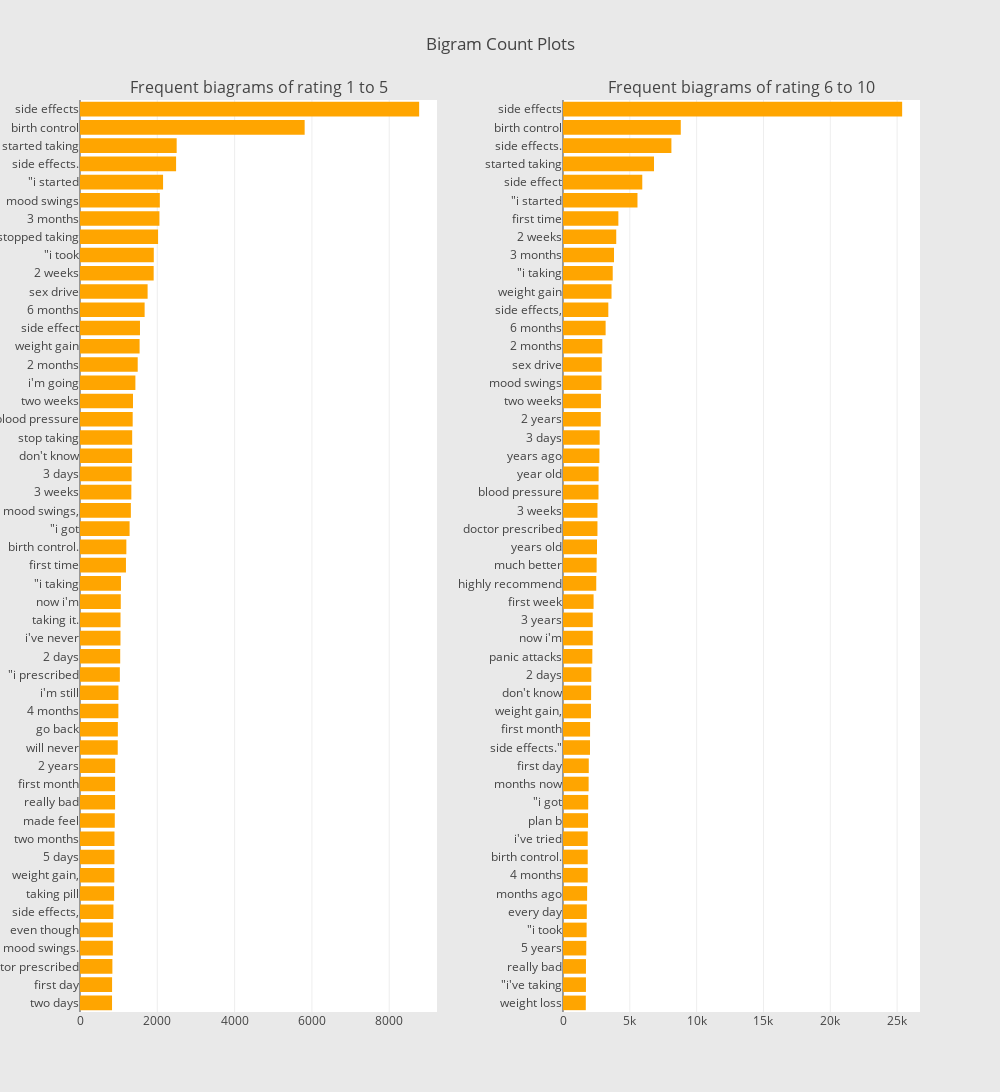

Source (notebook cell):
### Markdown cell above
When you use 1-gram, you can see that the top 5 words have the same contents, although the order of left (negative) and right (positive) are different. This means when we analyze the text with a single corpus, it does not classify the emotion well. So, we will expand the corpus.

### Code cell
freq_dict = defaultdict(int)
for sent in df_all_1_5["review"]:
    for word in generate_ngrams(sent,2):
        freq_dict[word] += 1
fd_sorted = pd.DataFrame(sorted(freq_dict.items(), key=lambda x: x[1])[::-1])
fd_sorted.columns = ["word", "wordcount"]
trace1 = horizontal_bar_chart(fd_sorted.head(50), 'orange')

freq_dict = defaultdict(int)
for sent in df_all_6_10["review"]:
    for word in generate_ngrams(sent,2):
        freq_dict[word] += 1
fd_sorted = pd.DataFrame(sorted(freq_dict.items(), key=lambda x: x[1])[::-1])
fd_sorted.columns = ["word", "wordcount"]
trace2 = horizontal_bar_chart(fd_sorted.head(50), 'orange')

# Creating two subplots
fig = tools.make_subplots(rows=1, cols=2, vertical_spacing=0.04,horizontal_spacing=0.15,
                          subplot_titles=["Frequent biagrams of rating 1 to 5", 
                                          "Frequent biagrams of rating 6 to 10"])
fig.append_trace(trace1, 1, 1)
fig.append_trace(trace2, 1, 2)
fig['layout'].update(height=1200, width=1000, paper_bgcolor='rgb(233,233,233)', title="Bigram Count Plots")
py.iplot(fig, filename='word-plots')

### Figure 1 — Plotly figure (JSON) as saved in the notebook; plotly's stock layout.template omitted (floating-point values rounded to 4 significant figures)
{"data": [{"marker": {"color": "orange"}, "orientation": "h", "showlegend": false, "type": "bar", "uid": "e84656b2-5e5c-11ed-997b-75c9bcd0e771", "x": [829, 830, 838, 849, 850, 865, 883, 888, 891, 892, 900, 908, 908, 910, 976, 979, 993, 995, 1031, 1040, 1047, 1048, 1055, 1060, 1189, 1199, 1283, 1316, 1328, 1336, 1348, 1350, 1363, 1371, 1433, 1493, 1542, 1552, 1672, 1749, 1906, 1909, 2020, 2055, 2065, 2149, 2486, 2501, 5812, 8774], "xaxis": "x", "y": ["two days", "first day", "doctor prescribed", "mood swings.", "even though", "side effects,", "taking pill", "weight gain,", "5 days", "two months", "made feel", "really bad", "first month", "2 years", "will never", "go back", "4 months", "i&#039;m still", "\"i prescribed", "2 days", "i&#039;ve never", "taking it.", "now i&#039;m", "\"i taking", "first time", "birth control.", "\"i got", "mood swings,", "3 weeks", "3 days", "don&#039;t know", "stop taking", "blood pressure", "two weeks", "i&#039;m going", "2 months", "weight gain", "side effect", "6 months", "sex drive", "2 weeks", "\"i took", "stopped taking", "3 months", "mood swings", "\"i started", "side effects.", "started taking", "birth control", "side effects"], "yaxis": "y"}, {"marker": {"color": "orange"}, "orientation": "h", "showlegend": false, "type": "bar", "uid": "e846e3a2-5e5c-11ed-997b-75c9bcd0e771", "x": [1707, 1717, 1718, 1741, 1768, 1781, 1805, 1849, 1850, 1850, 1875, 1886, 1918, 1929, 2022, 2026, 2091, 2103, 2121, 2194, 2224, 2225, 2289, 2488, 2517, 2544, 2578, 2579, 2656, 2665, 2725, 2744, 2824, 2836, 2880, 2897, 2942, 3189, 3391, 3631, 3720, 3817, 3984, 4142, 5573, 5932, 6810, 8111, 8813, 25377], "xaxis": "x2", "y": ["weight loss", "\"i&#039;ve taking", "really bad", "5 years", "\"i took", "every day", "months ago", "4 months", "birth control.", "i&#039;ve tried", "plan b", "\"i got", "months now", "first day", "side effects.\"", "first month", "weight gain,", "don&#039;t know", "2 days", "panic attacks", "now i&#039;m", "3 years", "first week", "highly recommend", "much better", "years old", "doctor prescribed", "3 weeks", "blood pressure", "year old", "years ago", "3 days", "2 years", "two weeks", "mood swings", "sex drive", "2 months", "6 months", "side effects,", "weight gain", "\"i taking", "3 months", "2 weeks", "first time", "\"i started", "side effect", "started taking", "side effects.", "birth control", "side effects"], "yaxis": "y2"}], "layout": {"annotations": [{"font": {"size": 16}, "showarrow": false, "text": "Frequent biagrams of rating 1 to 5", "x": 0.2125, "xanchor": "center", "xref": "paper", "y": 1, "yanchor": "bottom", "yref": "paper"}, {"font": {"size": 16}, "showarrow": false, "text": "Frequent biagrams of rating 6 to 10", "x": 0.7875, "xanchor": "center", "xref": "paper", "y": 1, "yanchor": "bottom", "yref": "paper"}], "height": 1200, "paper_bgcolor": "rgb(233,233,233)", "title": "Bigram Count Plots", "width": 1000, "xaxis": {"anchor": "y", "domain": [0, 0.425]}, "xaxis2": {"anchor": "y2", "domain": [0.575, 1]}, "yaxis": {"anchor": "x", "domain": [0, 1]}, "yaxis2": {"anchor": "x2", "domain": [0, 1]}}}
